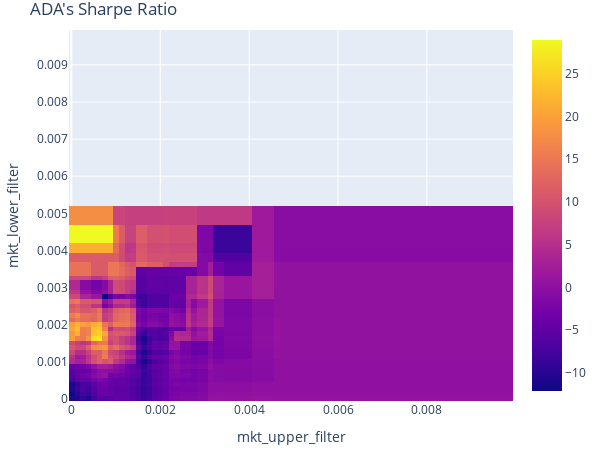
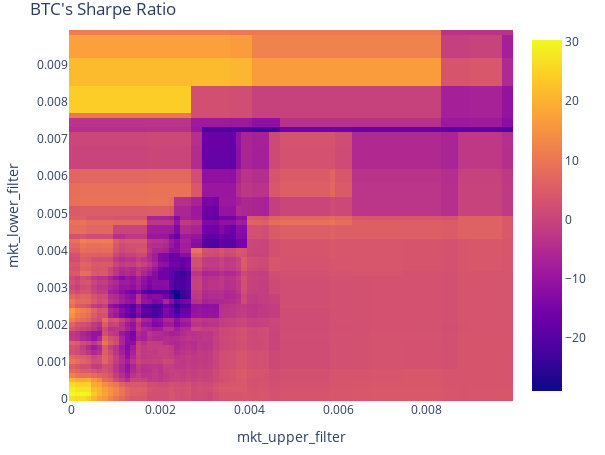

Write notebook code for charts like these, in order.
### Code cell
ada_port.sharpe_ratio().vbt.heatmap(title="ADA's Sharpe Ratio").show()
btc_port.sharpe_ratio().vbt.heatmap(title="BTC's Sharpe Ratio").show()
